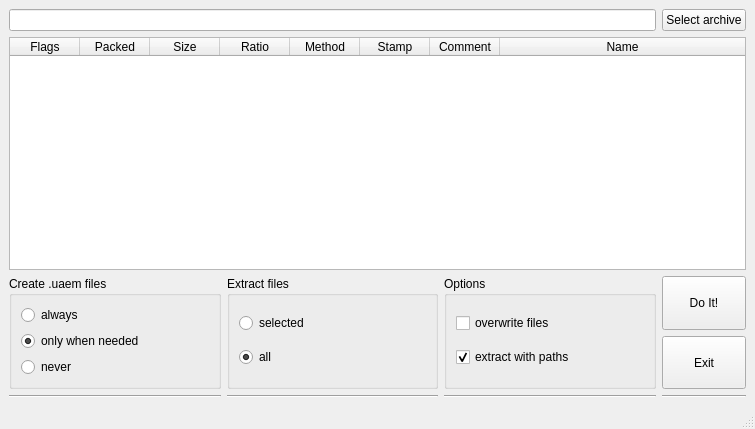
<?xml version="1.0" encoding="UTF-8"?>
<ui version="4.0">
 <class>MainWindow</class>
 <widget class="QMainWindow" name="MainWindow">
  <property name="geometry">
   <rect>
    <x>0</x>
    <y>0</y>
    <width>755</width>
    <height>429</height>
   </rect>
  </property>
  <property name="windowTitle">
   <string>MainWindow</string>
  </property>
  <widget class="QWidget" name="centralwidget">
   <layout class="QGridLayout" name="gridLayout">
    <item row="0" column="0" colspan="3">
     <widget class="QLineEdit" name="le_archive">
      <property name="readOnly">
       <bool>true</bool>
      </property>
     </widget>
    </item>
    <item row="0" column="3">
     <widget class="QPushButton" name="pbt_select">
      <property name="sizePolicy">
       <sizepolicy hsizetype="Fixed" vsizetype="Fixed">
        <horstretch>0</horstretch>
        <verstretch>0</verstretch>
       </sizepolicy>
      </property>
      <property name="text">
       <string>Select archive</string>
      </property>
     </widget>
    </item>
    <item row="1" column="0" colspan="4">
     <widget class="QTableWidget" name="tw_contents">
      <property name="sizePolicy">
       <sizepolicy hsizetype="Expanding" vsizetype="Expanding">
        <horstretch>0</horstretch>
        <verstretch>0</verstretch>
       </sizepolicy>
      </property>
      <property name="editTriggers">
       <set>QAbstractItemView::NoEditTriggers</set>
      </property>
      <property name="tabKeyNavigation">
       <bool>false</bool>
      </property>
      <property name="alternatingRowColors">
       <bool>true</bool>
      </property>
      <property name="selectionMode">
       <enum>QAbstractItemView::MultiSelection</enum>
      </property>
      <property name="selectionBehavior">
       <enum>QAbstractItemView::SelectRows</enum>
      </property>
      <property name="textElideMode">
       <enum>Qt::ElideMiddle</enum>
      </property>
      <property name="wordWrap">
       <bool>false</bool>
      </property>
      <attribute name="horizontalHeaderDefaultSectionSize">
       <number>70</number>
      </attribute>
      <attribute name="horizontalHeaderStretchLastSection">
       <bool>true</bool>
      </attribute>
      <attribute name="verticalHeaderVisible">
       <bool>false</bool>
      </attribute>
      <attribute name="verticalHeaderDefaultSectionSize">
       <number>20</number>
      </attribute>
      <attribute name="verticalHeaderMinimumSectionSize">
       <number>10</number>
      </attribute>
      <column>
       <property name="text">
        <string>Flags</string>
       </property>
      </column>
      <column>
       <property name="text">
        <string>Packed</string>
       </property>
      </column>
      <column>
       <property name="text">
        <string>Size</string>
       </property>
      </column>
      <column>
       <property name="text">
        <string>Ratio</string>
       </property>
      </column>
      <column>
       <property name="text">
        <string>Method</string>
       </property>
      </column>
      <column>
       <property name="text">
        <string>Stamp</string>
       </property>
      </column>
      <column>
       <property name="text">
        <string>Comment</string>
       </property>
      </column>
      <column>
       <property name="text">
        <string>Name</string>
       </property>
      </column>
     </widget>
    </item>
    <item row="2" column="0" rowspan="2">
     <widget class="QGroupBox" name="grUaem">
      <property name="title">
       <string>Create .uaem files</string>
      </property>
      <layout class="QVBoxLayout" name="verticalLayout">
       <item>
        <widget class="QRadioButton" name="rbt_uaem_always">
         <property name="text">
          <string>always</string>
         </property>
        </widget>
       </item>
       <item>
        <widget class="QRadioButton" name="rbt_uaem_auto">
         <property name="text">
          <string>only when needed</string>
         </property>
         <property name="checked">
          <bool>true</bool>
         </property>
        </widget>
       </item>
       <item>
        <widget class="QRadioButton" name="rbt_uaem_never">
         <property name="text">
          <string>never</string>
         </property>
        </widget>
       </item>
      </layout>
     </widget>
    </item>
    <item row="2" column="1" rowspan="2">
     <widget class="QGroupBox" name="grExtract">
      <property name="title">
       <string>Extract files</string>
      </property>
      <layout class="QVBoxLayout" name="verticalLayout_2">
       <item>
        <widget class="QRadioButton" name="rbt_extr_selected">
         <property name="text">
          <string>selected</string>
         </property>
        </widget>
       </item>
       <item>
        <widget class="QRadioButton" name="rbt_extr_all">
         <property name="text">
          <string>all</string>
         </property>
         <property name="checked">
          <bool>true</bool>
         </property>
        </widget>
       </item>
      </layout>
     </widget>
    </item>
    <item row="2" column="2" rowspan="2">
     <widget class="QGroupBox" name="grOptions">
      <property name="title">
       <string>Options</string>
      </property>
      <layout class="QVBoxLayout" name="verticalLayout_3">
       <item>
        <widget class="QCheckBox" name="cb_opts_overwrite">
         <property name="text">
          <string>overwrite files</string>
         </property>
        </widget>
       </item>
       <item>
        <widget class="QCheckBox" name="cb_opts_paths">
         <property name="text">
          <string>extract with paths</string>
         </property>
         <property name="checked">
          <bool>true</bool>
         </property>
        </widget>
       </item>
      </layout>
     </widget>
    </item>
    <item row="2" column="3">
     <widget class="QPushButton" name="pbt_doit">
      <property name="sizePolicy">
       <sizepolicy hsizetype="Minimum" vsizetype="Preferred">
        <horstretch>0</horstretch>
        <verstretch>0</verstretch>
       </sizepolicy>
      </property>
      <property name="text">
       <string>Do It!</string>
      </property>
     </widget>
    </item>
    <item row="3" column="3">
     <widget class="QPushButton" name="pbt_exit">
      <property name="sizePolicy">
       <sizepolicy hsizetype="Minimum" vsizetype="Preferred">
        <horstretch>0</horstretch>
        <verstretch>0</verstretch>
       </sizepolicy>
      </property>
      <property name="text">
       <string>Exit</string>
      </property>
     </widget>
    </item>
    <item row="4" column="1">
     <widget class="Line" name="line">
      <property name="orientation">
       <enum>Qt::Horizontal</enum>
      </property>
     </widget>
    </item>
    <item row="4" column="0">
     <widget class="Line" name="line_2">
      <property name="orientation">
       <enum>Qt::Horizontal</enum>
      </property>
     </widget>
    </item>
    <item row="4" column="2">
     <widget class="Line" name="line_3">
      <property name="orientation">
       <enum>Qt::Horizontal</enum>
      </property>
     </widget>
    </item>
    <item row="4" column="3">
     <widget class="Line" name="line_4">
      <property name="orientation">
       <enum>Qt::Horizontal</enum>
      </property>
     </widget>
    </item>
   </layout>
  </widget>
  <widget class="QMenuBar" name="menubar">
   <property name="geometry">
    <rect>
     <x>0</x>
     <y>0</y>
     <width>755</width>
     <height>20</height>
    </rect>
   </property>
  </widget>
  <widget class="QStatusBar" name="statusbar"/>
 </widget>
 <resources/>
 <connections/>
</ui>
